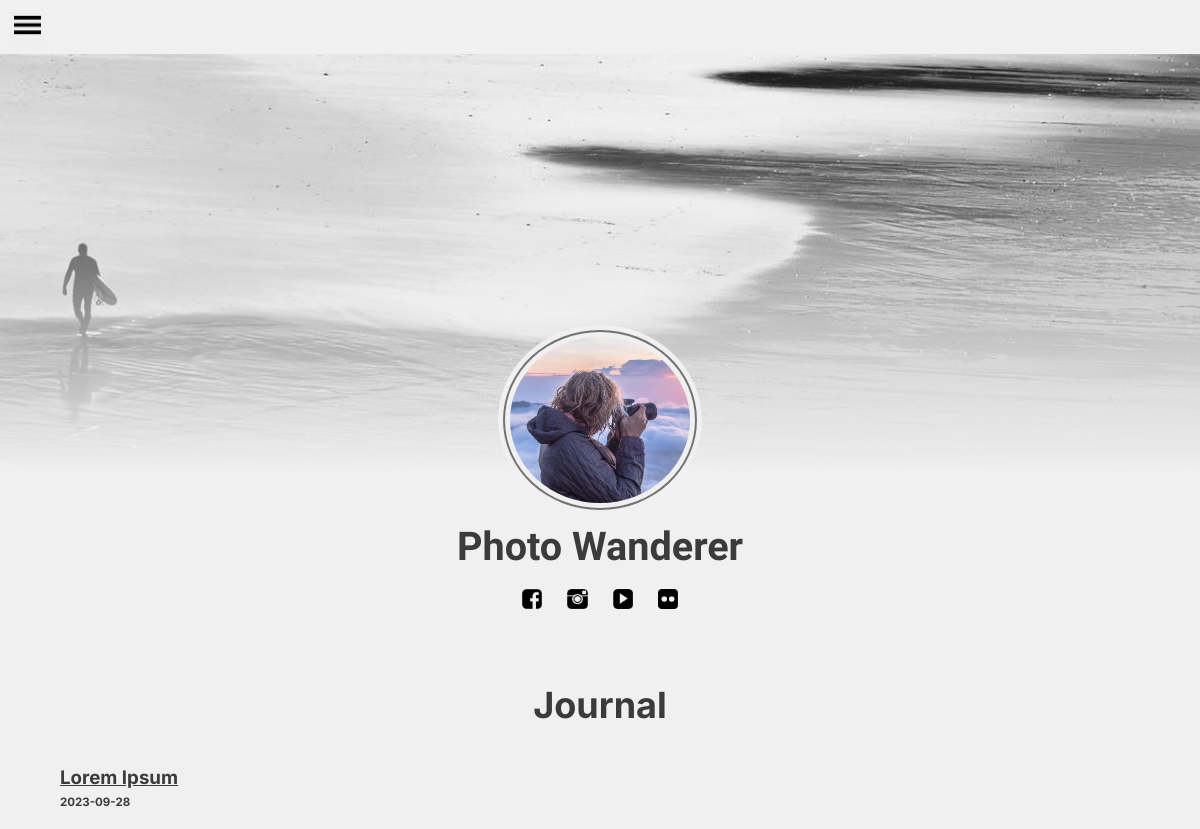
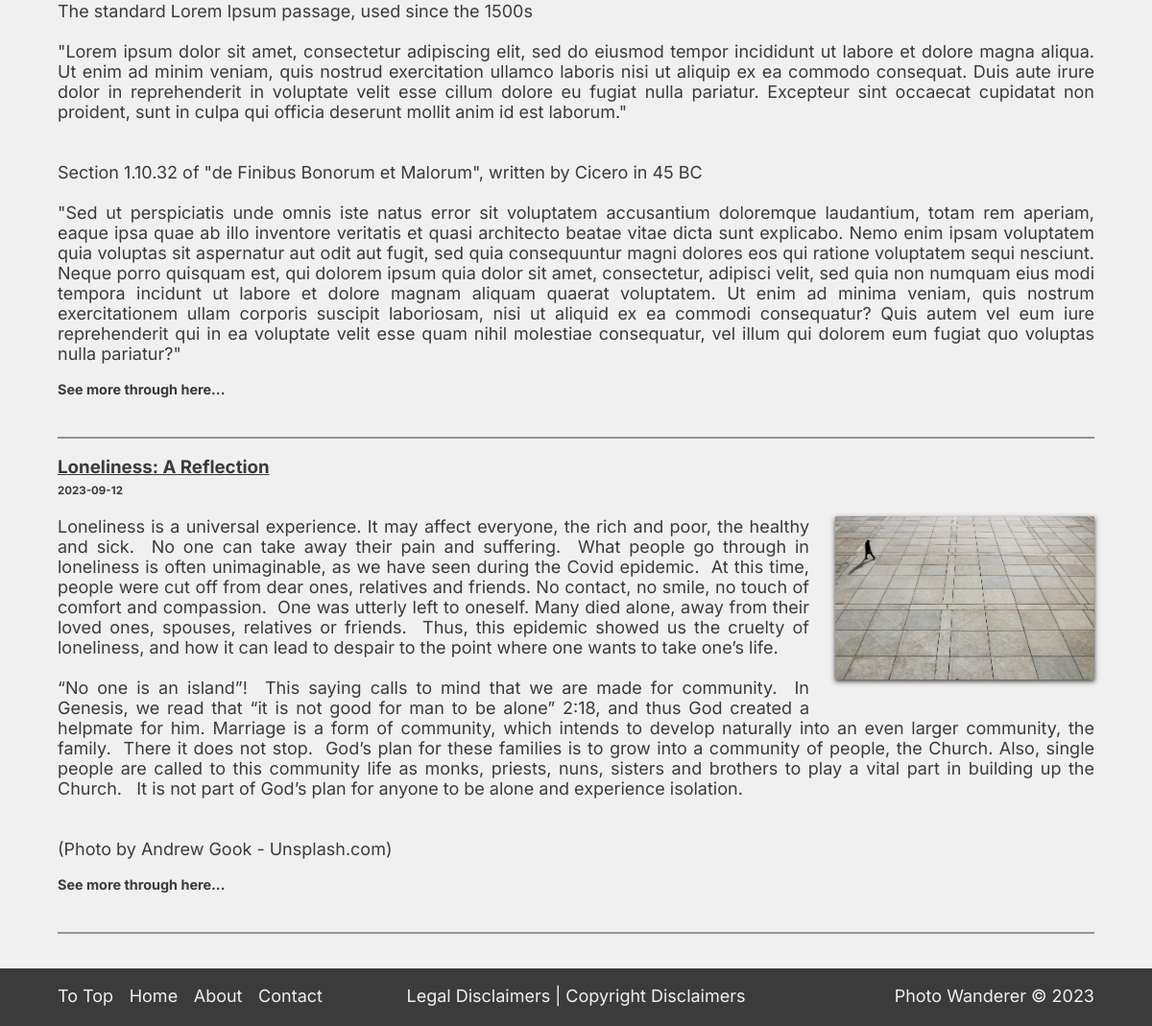
/article?artp=journal, run on the app's committed database (2 pictures, top to bottom).
### tables this page shows
CREATE TABLE page_info (
    id INTEGER PRIMARY KEY AUTOINCREMENT,
    username TEXT NOT NULL,
    hash TEXT NOT NULL,
    page_name TEXT NOT NULL,
    person_name TEXT NOT NULL,
    email TEXT NOT NULL,
    small_descr TEXT,
    about TEXT,
    inst_link TEXT,
    face_link TEXT,
    yt_link TEXT
, tweet_link TEXT, px_link text, bhnc_link text, tumblr_link text, flickr_link text, about_img BOOL, page_email TEXT, page_email_hash TEXT, prof_pic TEXT, legal TEXT, copyright TEXT, meta TEXT);

CREATE TABLE articles (
    id INTEGER PRIMARY KEY AUTOINCREMENT,
    type TEXT NOT NULL,
    title TEXT NOT NULL,
    date DATE NOT NULL DEFAULT CURRENT_TIMESTAMP,
    content TEXT NOT NULL,
    archived BOOL NOT NULL,
    link TEXT,
    image INT
);

### app.py (the view, shortened to what this page needs)
@app.route("/article")
def articles():
    ar_type = request.args.get('artp', '')
    conn = get_db_connection()
    articles = conn.execute('SELECT * FROM articles WHERE type = ? \
                            AND archived = 0 \
                            ORDER BY date DESC;', (ar_type,)).fetchall()
    conn.close()
    return render_template("/article.html",
                           pageinfo = page_info,
                           page_type = ar_type,
                           journal = journal_exist,
                           events = events_exist,
                           galls = gall_nav,
                           articles = articles)

### back.py (called while the page is built)
def dict_factory(cursor, row):
    d = {}
    for idx, col in enumerate(cursor.description):
        d[col[0]] = row[idx]
    return d

def get_db_connection():
    conn = sqlite3.connect('photowebapp.db')
    conn.row_factory = dict_factory
    return conn

### front.py (called while the page is built)
def date(value):
    return value[:10]

def capital(text):
    return text.capitalize()

### templates/article.html (shortened to what this page needs)
{% extends "layout.html" %}
{% block main %}
<div class="article_container">
    <br><br>
    <h3>{{ page_type | capital }}{% if page_type == 'event' %}s{% endif %}</h3>
    <br>
    {% if articles %}
        {% for article in articles %}
        <div class="article_content">
            <h4>{{ article.title }}</h4>
            <h5>{{ article.date | date }}</h5>
            <div class="clearfix">
                {% if article.image %}
                    <img class="article_img" src="static/images/{{ article.image }}.jpg">
                {% endif %}
                <p>{{ article.content }}</p>
                {% if article.link %}
                        <a class="menuf" href="{{ article.link }}" target="_blank"><h5 style="padding-top: 1rem;">See more through here...</h5></a>
                {% endif %}
            </div>
        </div>
        {% endfor %}
    {% endif %}
</div>
{% endblock %}

### templates/layout.html (shortened to what this page needs)
<!DOCTYPE html>
<html lang="en">
    <head>
        <link href="/static/styles.css" rel="stylesheet">
    </head>
    <body>
        <nav class="resp">
            <button class="menubttn" id="menubttn" name="menubttn" onclick="openclose()">
                <img class="menuresimg" src="static/icons/menu.png" alt="menu">
            </button>
        </nav>
        <header>
        </header>
        <div class="prflinfo">
            <img class="profileimg" src="static/images/{{ pageinfo.prof_pic }}">
            <h2>{{ pageinfo.page_name}}</h2>
            <p style="white-space: normal;">
                {% if pageinfo.face_link %}
                    <a href="{{ pageinfo.face_link }}" target="new"><img class="icons" alt="Facebook" src="static/icons/face.png"></a>
                {% endif %}
                {% if pageinfo.inst_link %}
                    <a href="{{ pageinfo.inst_link }}" target="new"><img class="icons" alt="Instagram" src="static/icons/insta.png"></a>
                {% endif %}
                {% if pageinfo.yt_link %}
                    <a href="{{ pageinfo.yt_link }}" target="new"><img class="icons" alt="YouTube" src="static/icons/ytb.png"></a>
                {% endif %}
                {% if pageinfo.flickr_link %}
                    <a href="{{ pageinfo.flickr_link }}" target="new"><img class="icons" alt="Flickr" src="static/icons/fli.png"></a>
                {% endif %}
            </p>
        </div>
        <div id="container" class="container">
            {% block main %}{% endblock %}
        </div>
        <footer>
            <div class="footercontainer">
                <div class="footersection" style="text-align: left; width: 100%; margin-top: 0.5rem;">
                    <ul name="ftrnav" id="ftrnav" class="ftrnav">
                        <li class="footernav"><a href="#">To Top</a></li>
                        <li class="footernav"><a href="/main">Home</a></li>
                        {% if pageinfo.about %}
                        <li class="footernav">
                            <a href="/about">About</a>
                        </li>
                        {% endif %}
                        {% if pageinfo.page_email %}
                        <li class="footernav">
                            <a href="/contact">Contact</a>
                        </li>
                        {% endif %}
                    </ul>
                </div>
                <div class="footersection" style="width: 100%">
                    {% if pageinfo.legal %}
                    <p style="display: inline; white-space: normal;">
                        <a class="menuf" href="/legal">Legal Disclaimers</a>
                    </p>
                    {% endif %}
                    {% if pageinfo.legal and pageinfo.copyright %}<p style="display: inline; white-space: normal;"> | </p>{% endif %}
                    {% if pageinfo.copyright %}
                    <p style="display: inline; white-space: normal;">
                        <a class="menuf" href="/copyright">Copyright Disclaimers</a>
                    </p>
                    {% endif %}
                </div>
                <div class="footersection" style="text-align: right; width: 100%">
                    <p style="display: inline; white-space: normal;">{{ pageinfo.page_name }} &copy; <span id="year">2023</span></p>
                </div>
            </div>
        </footer>
    </body>
</html>

### static/styles.css (style rules this page uses)
* { margin: 0; padding: 0; font-size: 18px; font-family: inter; }
a:link, a:hover, a:active, a:visited { text-decoration: none; color: inherit; }
body { background-color: #f0f0f0; text-align: center; color:#3b3b3b; }
h2 { margin: 0.5rem; font-family: alex brush; font-size: 2.2em; }
h3 { font-size: 2em; }
h4 { font-size: 1.3em; text-decoration: underline; padding-bottom: 0.3em; }
h5 { font-size: 0.8em; padding-bottom: 1em; }
p { margin-top: 0.5em; white-space: pre-wrap; }
.container { max-width: 1600px; margin-inline: auto; margin-bottom: 1rem; display: grid; text-align: center; }
nav { margin: auto; text-align: center; padding: 1rem 0; }
ul { list-style-type: none; margin: 0; padding: 0; font-size: 1.5rem; }
.menuf { color: #949494; text-decoration: none; }
.resp { display: none; position: relative; width: 100%; height: 1rem; }
.menubttn { position: absolute; top: 0.5rem; left: 0.5rem; width: 2rem; height: 2rem; cursor: pointer; border: none; }
.menuresimg { top: 0.5rem; left: 0.5rem; width: 1.5rem; }
header { height: 420px; background-image: url("images/2.jpg"); background-position: center; background-repeat: no-repeat; background-size: cover; -webkit-mask-image:-webkit-gradient(linear, left top, left bottom, from(rgba(0,0,0,1)), to(rgba(0,0,0,0))); mask-image: linear-gradient(to bottom, rgba(0,0,0,1), rgba(0,0,0,0)); text-align: center; }
.prflinfo { margin-top: -23rem; position: relative; }
.profileimg { margin-top: 15rem; max-width: 10rem; background-color: #f0f0f0; border-radius: 50%; box-shadow: 0 0 0 5px #f0f0f0; border: solid 2px #727272; padding:5px; }
.icons { height: 20px; display: inline; margin: 10px; }
footer { position: relative; width: 100%; height: fit-content; bottom: 0; margin-bottom: 0; text-align: center; background-color: #3b3b3b; color: #f0f0f0; }
.footercontainer { display: flex; flex-direction: row; margin: auto; max-width: 90%; justify-content: space-between; }
.footersection { height: fit-content; align-content: center; margin-top: 1rem; margin-bottom: 1rem; }
.ftrnav { margin: 0; padding: 0; }
.footernav { display: inline-flex; color: #f0f0f0; text-align: left; margin: 0; margin-right: 0.5rem; padding: 0; }
.article_container { width: 90%; max-width: 1400px; margin-top: 1.5rem; padding: 1rem; margin: auto; }
.article_content { width: 100%; margin-top: 1rem; padding-bottom: 1.5rem; text-align: justify; font-size: 0.8em; border-bottom: 2px solid #949494; }
.article_img { float: right; top: 0.5em; margin-left: 1.5em; margin-bottom: 1.5em; max-width: 15rem; max-height: 20rem; box-shadow: 0px 2px 5px 0px; }
.clearfix::after { content: ""; clear: both; display: table; }
@media (hover: none) { [class="resp"] { display: block; } }

### data on the page
page_info: prof_pic (picture), page_name "Photo Wanderer"
articles: title "Lorem Ipsum", date "2023-09-28", content "The standard Lorem Ipsum passage, used since the 1500s \"Lorem ipsum dolor sit amet, consectetur adipiscing elit, sed do eiusmod tempor incididunt ut labore et dolore magna aliqua. Ut enim ad minim veniam, quis nostrud exercitation ullamco laboris nisi ut aliquip ex ea commodo consequat. Duis aute irure dolor in reprehenderit in voluptate velit esse cillum dolore eu fugiat nulla pariatur. Excepteur sint occaecat cupidatat non proident, sunt in culpa qui officia deserunt mollit anim id est laborum.\" Section 1.10.32 of \"de Finibus Bonorum et Malorum\", written by Cicero in 45 BC \"Sed ut perspiciatis unde omnis iste natus error sit voluptatem accusantium doloremque laudantium, totam rem aperiam,…"
articles: title "Loneliness: A Reflection", date "2023-09-12", image (picture), content "Loneliness is a universal experience. It may affect everyone, the rich and poor, the healthy and sick. No one can take away their pain and suffering. What people go through in loneliness is often unimaginable, as we have seen during the Covid epidemic. At this time, people were cut off from dear ones, relatives and friends. No contact, no smile, no touch of comfort and compassion. One was utterly left to oneself. Many died alone, away from their loved ones, spouses, relatives or friends. Thus, this epidemic showed us the cruelty of loneliness, and how it can lead to despair to the point where one wants to take one’s life. “No one is an island”! This saying calls to mind that we are made for…"

### other printed values
{{ page_type | capital }} "Journal"
